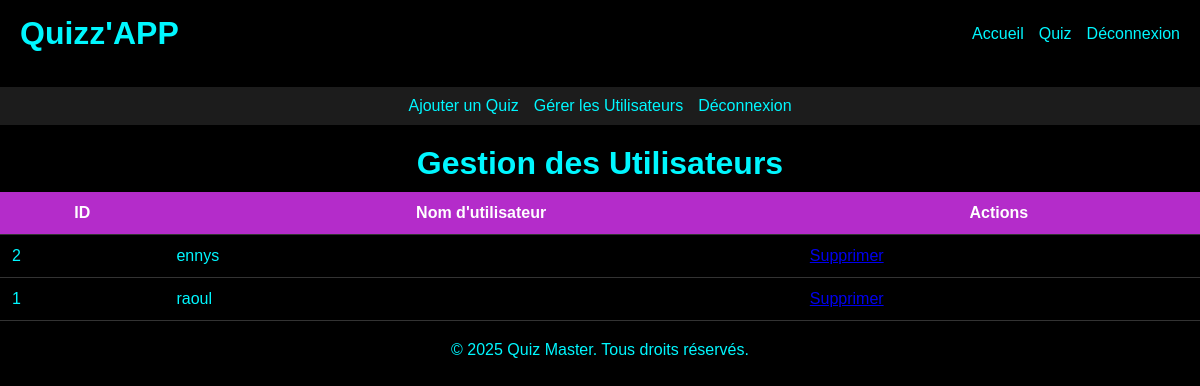
The page /manage_users.php (signed in) on the database its author committed.
### tables this page shows
CREATE TABLE `users` (
  `id` int NOT NULL,
  `username` varchar(50) NOT NULL,
  `password` varchar(255) NOT NULL
);

### Config/Database.php (called while the page is built)
<?php
class Database {
    private $host = 'localhost';
    private $dbname = 'quiz_night';
    private $username = 'root';
    private $password = 'root';
    private $pdo;
    public function __construct() {
        try {
            $this->pdo = new PDO("mysql:host=$this->host;dbname=$this->dbname;charset=utf8", $this->username, $this->password);
            $this->pdo->setAttribute(PDO::ATTR_ERRMODE, PDO::ERRMODE_EXCEPTION);
            $this->pdo->setAttribute(PDO::ATTR_DEFAULT_FETCH_MODE, PDO::FETCH_ASSOC);
        } catch (PDOException $e) {
            die("Erreur de connexion : " . $e->getMessage());
        }
    }
    public function getConnection() {
        return $this->pdo;
    }
}
?>

### classes/User.php (called while the page is built, shortened)
<?php
require_once __DIR__ . '/../Config/Database.php';
class User {
    private $pdo;
    public function __construct(Database $db) {
        $this->pdo = $db->getConnection();
    }
     public function getAllUsers() {
        try {
            $query = "SELECT id, username FROM users";
            $stmt = $this->pdo->prepare($query);
            $stmt->execute();
            return $stmt->fetchAll();
        } catch (PDOException $e) {
            echo "Erreur lors de la récupération des utilisateurs : " . $e->getMessage();
            return false;
        }
    }
}
?>

### manage_users.php (the view, shortened to what this page needs)
<?php
require_once __DIR__ . '/Config/Database.php';
require_once 'classes/User.php';
$db = new Database();
$user = new User($db);
$users = $user->getAllUsers();
?>
<!DOCTYPE html>
<html lang="fr">
<head>
    <link rel="stylesheet" href="admin.css">
</head>
<body>
<header>
    <h1>Quizz'APP</h1>
    <nav>
        <ul>
            <li><a href="index.php">Accueil</a></li>
            <li><a href="index.php">Quiz</a></li>
            <?php if (isset($_SESSION['user_id'])): ?>
                <li><a href="logout.php">Déconnexion</a></li>
            <?php else: ?>
                <li><a href="login.php">Connexion</a></li>
            <?php endif; ?>
        </ul>
    </nav>
</header>
<nav class="admin-nav">
    <ul>
        <li><a href="add_quiz.php">Ajouter un Quiz</a></li>
        <li><a href="manage_users.php">Gérer les Utilisateurs</a></li>
        <li><a href="logout.php">Déconnexion</a></li>
    </ul>
</nav>
<h1>Gestion des Utilisateurs</h1>
<table>
    <thead>
        <tr>
            <th>ID</th>
            <th>Nom d'utilisateur</th>
            <th>Actions</th>
        </tr>
    </thead>
    <tbody>
        <?php foreach ($users as $user) : ?>
            <tr>
                <td><?php echo htmlspecialchars($user['id']); ?></td>
                <td><?php echo htmlspecialchars($user['username']); ?></td>
                <td>
                    <a href="?delete_id=<?php echo $user['id']; ?>" onclick="return confirm('Êtes-vous sûr de vouloir supprimer cet utilisateur ?')">Supprimer</a>
                </td>
            </tr>
        <?php endforeach; ?>
    </tbody>
</table>
<footer>
    <p>&copy; 2025 Quiz Master. Tous droits réservés.</p>
</footer>
</body>
</html>

### admin.css (style rules this page uses)
* { margin: 0; padding: 0; box-sizing: border-box; font-family: Arial, sans-serif; }
body { background-color: #000; color: #00f7ff; }
header { display: flex; justify-content: space-between; align-items: center; padding: 15px 20px; background: black; }
nav ul { list-style: none; display: flex; gap: 15px; }
nav ul li a { color: #00f7ff; text-decoration: none; }
h1, h2, h3 { text-align: center; }
thead { background-color: #B42CCA; color: white; }
th, td { padding: 12px; border-bottom: 1px solid #333; }
table { width: 100%; border-collapse: collapse; margin-top: 10px; }
footer { margin-top: 20px; text-align: center; }
.admin-nav { background-color: #1c1c1c; padding: 10px; margin: 20px auto; width: auto; text-align: center; }
.admin-nav ul { display: flex; flex-wrap: wrap; gap: 15px; justify-content: center; }

### rows shown on the page
users: id "2", username "ennys"
users: id "1", username "raoul"
